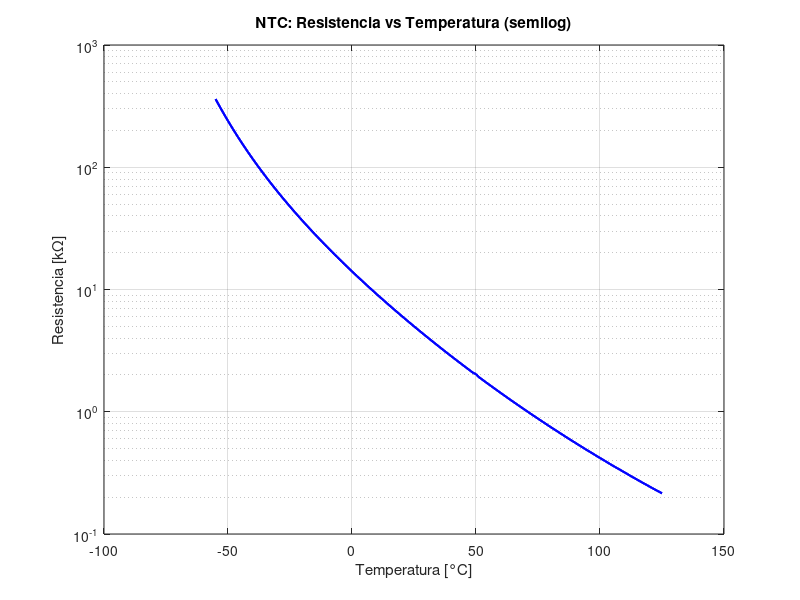

The MATLAB script that drew this image:
% Temperatura en °C
TEMP = -55:125;

% Resistencia central en KΩ
R_CENTER = [
361.195 331.544 304.863 280.802 259.059 239.371 221.509 205.274 190.490 ...
177.004 164.682 153.405 143.067 133.576 124.850 116.815 109.407 102.568 ...
96.246 90.393 84.970 79.939 75.265 70.919 66.874 63.105 59.589 56.306 ...
53.239 50.370 47.685 45.168 42.809 40.594 38.515 36.561 34.722 32.992 ...
31.363 29.828 28.380 27.013 25.723 24.504 23.352 22.263 21.232 20.256 ...
19.332 18.456 17.625 16.837 16.090 15.380 14.706 14.066 13.457 12.878 ...
12.327 11.803 11.305 10.830 10.377 9.946 9.535 9.128 8.770 8.413 ...
8.073 7.748 7.438 7.142 6.859 6.589 6.330 6.083 5.847 5.621 ...
5.405 5.198 5.000 4.810 4.628 4.454 4.287 4.128 3.975 3.828 ...
3.687 3.552 3.423 3.299 3.179 3.065 2.955 2.850 2.749 2.652 ...
2.558 2.469 2.382 2.300 2.220 2.144 2.070 2.035 1.931 1.866 ...
1.803 1.742 1.684 1.628 1.574 1.522 1.472 1.423 1.377 1.332 ...
1.289 1.247 1.207 1.169 1.132 1.096 1.061 1.028 0.996 0.964 ...
0.935 0.906 0.878 0.851 0.825 0.800 0.775 0.752 0.729 0.708 ...
0.687 0.666 0.647 0.627 0.609 0.591 0.574 0.558 0.541 0.526 ...
0.511 0.496 0.482 0.469 0.456 0.443 0.430 0.419 0.407 0.396 ...
0.385 0.374 0.364 0.354 0.345 0.336 0.327 0.318 0.310 0.301 ...
0.293 0.286 0.278 0.271 0.264 0.257 0.251 0.244 0.238 0.232 ...
0.226 0.221 0.215
];

% Graficar
plot(TEMP, R_CENTER, 'b-', 'LineWidth', 1.5);
xlabel('Temperatura [°C]');
ylabel('Resistencia [k\Omega]');
title('Resistencia vs Temperatura');
grid on;
hold on;


% Graficar resistencia vs temperatura en escala semilog
semilogy(TEMP, R_CENTER, 'b-', 'LineWidth', 1.5);
xlabel('Temperatura [°C]');
ylabel('Resistencia [k\Omega]');
title('NTC: Resistencia vs Temperatura (semilog)');
grid on;


% Resistencias central a dos temperaturas
R0 = 14.066e3;   % resistencia a 25°C [Ω]
R1 = 361.195e3;  % resistencia a -55°C [Ω]

% Temperaturas en Kelvin
T0 = 0 + 273.15;
T1 = -55 + 273.15;

% Calculo de beta
beta = log(R1 / R0) / (1/T1 - 1/T0);

disp(['Beta = ', num2str(beta), ' K']);
